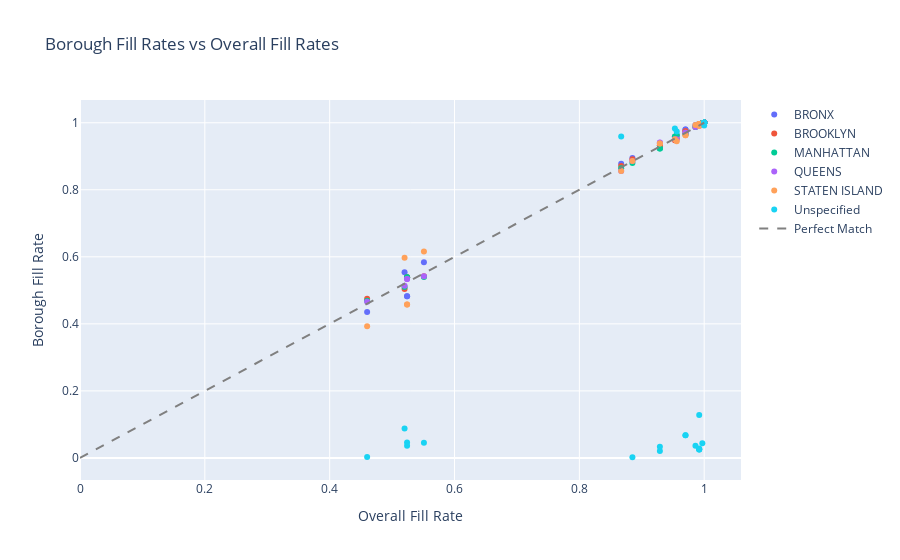
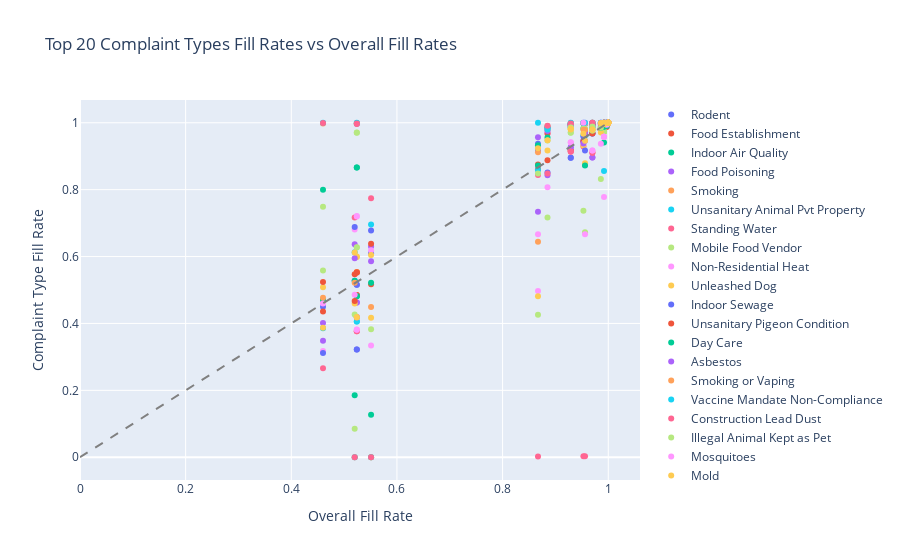

Source (notebook cell) for these figures, in order:
### Code cell
# Calculate overall fill rates
df_fill_rates = pd.DataFrame({
    'overall': df_orig.notna().sum() / len(df_orig)
}).round(3)

# Fill rates by borough
df_fill_rates_borough = df_orig.groupby('borough').apply(lambda x: x.notna().sum() / len(x)).round(3)
df_fill_rates_borough.insert(0, 'total_count', df_orig.groupby('borough').size())

# Fill rates by complaint_type
df_fill_rates_complaint = df_orig.groupby('complaint_type').apply(lambda x: x.notna().sum() / len(x)).round(3)
df_fill_rates_complaint.insert(0, 'total_count', df_orig.groupby('complaint_type').size())

# Plot 1: Borough fill rates vs overall
fig1 = go.Figure()
for borough in df_fill_rates_borough.index:
    borough_data = df_fill_rates_borough.loc[borough]
    overall_data = df_fill_rates['overall']
    
    # Get matching columns (excluding total_count)
    common_cols = [col for col in borough_data.index if col in overall_data.index and col != 'total_count']
    
    fig1.add_trace(go.Scatter(
        x=overall_data[common_cols],
        y=borough_data[common_cols],
        mode='markers',
        name=borough,
        text=common_cols,
        hovertemplate='%{text}<br>Overall: %{x}<br>' + f'{borough}: %{{y}}<extra></extra>'
    ))

fig1.add_trace(go.Scatter(
    x=[0, 1],
    y=[0, 1],
    mode='lines',
    name='Perfect Match',
    line=dict(dash='dash', color='gray')
))

fig1.update_layout(
    title='Borough Fill Rates vs Overall Fill Rates',
    xaxis_title='Overall Fill Rate',
    yaxis_title='Borough Fill Rate',
    showlegend=True
)
fig1.show()

# Plot 2: Complaint type fill rates vs overall (top 20 by count)
top_complaints = df_fill_rates_complaint.nlargest(20, 'total_count')

fig2 = go.Figure()
for complaint in top_complaints.index:
    complaint_data = top_complaints.loc[complaint]
    overall_data = df_fill_rates['overall']
    
    # Get matching columns (excluding total_count)
    common_cols = [col for col in complaint_data.index if col in overall_data.index and col != 'total_count']
    
    fig2.add_trace(go.Scatter(
        x=overall_data[common_cols],
        y=complaint_data[common_cols],
        mode='markers',
        name=complaint,
        text=common_cols,
        hovertemplate='%{text}<br>Overall: %{x}<br>' + f'{complaint}: %{{y}}<extra></extra>'
    ))

fig2.add_trace(go.Scatter(
    x=[0, 1],
    y=[0, 1],
    mode='lines',
    name='Perfect Match',
    line=dict(dash='dash', color='gray')
))

fig2.update_layout(
    title='Top 20 Complaint Types Fill Rates vs Overall Fill Rates',
    xaxis_title='Overall Fill Rate',
    yaxis_title='Complaint Type Fill Rate',
    showlegend=True
)
fig2.show()

### Figure 1 — Plotly figure (JSON) as saved in the notebook; plotly's stock layout.template omitted (floating-point values rounded to 4 significant figures)
{"data": [{"hovertemplate": "%{text}<br>Overall: %{x}<br>BRONX: %{y}<extra></extra>", "mode": "markers", "name": "BRONX", "text": ["due_date", "landmark", "intersection_street_1", "intersection_street_2", "facility_type", "cross_street_2", "cross_street_1", "bbl", "location_type", "street_name", "incident_address", "address_type", "longitude", "latitude", "x_coordinate_state_plane", "y_coordinate_state_plane", "city", "incident_zip", "resolution_description", "closed_date", "resolution_action_updated_date", "descriptor", "community_board", "park_borough", "borough", "unique_key", "created_date", "agency_name", "agency", "complaint_type", "status", "open_data_channel_type", "park_facility_name", "year", "month"], "type": "scatter", "x": [0.52, 0.46, 0.524, 0.524, 0.551, 0.929, 0.929, 0.885, 1.0, 0.97, 0.97, 0.992, 0.992, 0.992, 0.992, 0.992, 0.986, 0.997, 0.953, 0.867, 0.956, 1.0, 1.0, 1.0, 1.0, 1.0, 1.0, 1.0, 1.0, 1.0, 1.0, 1.0, 1.0, 1.0, 1.0], "y": [0.554, 0.435, 0.482, 0.482, 0.584, 0.925, 0.925, 0.895, 1.0, 0.98, 0.98, 0.995, 0.996, 0.996, 0.996, 0.996, 0.993, 0.999, 0.958, 0.878, 0.963, 1.0, 1.0, 1.0, 1.0, 1.0, 1.0, 1.0, 1.0, 1.0, 1.0, 1.0, 1.0, 1.0, 1.0]}, {"hovertemplate": "%{text}<br>Overall: %{x}<br>BROOKLYN: %{y}<extra></extra>", "mode": "markers", "name": "BROOKLYN", "text": ["due_date", "landmark", "intersection_street_1", "intersection_street_2", "facility_type", "cross_street_2", "cross_street_1", "bbl", "location_type", "street_name", "incident_address", "address_type", "longitude", "latitude", "x_coordinate_state_plane", "y_coordinate_state_plane", "city", "incident_zip", "resolution_description", "closed_date", "resolution_action_updated_date", "descriptor", "community_board", "park_borough", "borough", "unique_key", "created_date", "agency_name", "agency", "complaint_type", "status", "open_data_channel_type", "park_facility_name", "year", "month"], "type": "scatter", "x": [0.52, 0.46, 0.524, 0.524, 0.551, 0.929, 0.929, 0.885, 1.0, 0.97, 0.97, 0.992, 0.992, 0.992, 0.992, 0.992, 0.986, 0.997, 0.953, 0.867, 0.956, 1.0, 1.0, 1.0, 1.0, 1.0, 1.0, 1.0, 1.0, 1.0, 1.0, 1.0, 1.0, 1.0, 1.0], "y": [0.504, 0.475, 0.539, 0.539, 0.542, 0.933, 0.933, 0.891, 1.0, 0.975, 0.975, 0.995, 0.994, 0.994, 0.994, 0.994, 0.987, 0.999, 0.948, 0.871, 0.953, 1.0, 1.0, 1.0, 1.0, 1.0, 1.0, 1.0, 1.0, 1.0, 1.0, 1.0, 1.0, 1.0, 1.0]}, {"hovertemplate": "%{text}<br>Overall: %{x}<br>MANHATTAN: %{y}<extra></extra>", "mode": "markers", "name": "MANHATTAN", "text": ["due_date", "landmark", "intersection_street_1", "intersection_street_2", "facility_type", "cross_street_2", "cross_street_1", "bbl", "location_type", "street_name", "incident_address", "address_type", "longitude", "latitude", "x_coordinate_state_plane", "y_coordinate_state_plane", "city", "incident_zip", "resolution_description", "closed_date", "resolution_action_updated_date", "descriptor", "community_board", "park_borough", "borough", "unique_key", "created_date", "agency_name", "agency", "complaint_type", "status", "open_data_channel_type", "park_facility_name", "year", "month"], "type": "scatter", "x": [0.52, 0.46, 0.524, 0.524, 0.551, 0.929, 0.929, 0.885, 1.0, 0.97, 0.97, 0.992, 0.992, 0.992, 0.992, 0.992, 0.986, 0.997, 0.953, 0.867, 0.956, 1.0, 1.0, 1.0, 1.0, 1.0, 1.0, 1.0, 1.0, 1.0, 1.0, 1.0, 1.0, 1.0, 1.0], "y": [0.51, 0.469, 0.539, 0.539, 0.54, 0.923, 0.923, 0.88, 1.0, 0.966, 0.966, 0.995, 0.993, 0.993, 0.993, 0.993, 0.987, 0.999, 0.959, 0.864, 0.963, 1.0, 1.0, 1.0, 1.0, 1.0, 1.0, 1.0, 1.0, 1.0, 1.0, 1.0, 1.0, 1.0, 1.0]}, {"hovertemplate": "%{text}<br>Overall: %{x}<br>QUEENS: %{y}<extra></extra>", "mode": "markers", "name": "QUEENS", "text": ["due_date", "landmark", "intersection_street_1", "intersection_street_2", "facility_type", "cross_street_2", "cross_street_1", "bbl", "location_type", "street_name", "incident_address", "address_type", "longitude", "latitude", "x_coordinate_state_plane", "y_coordinate_state_plane", "city", "incident_zip", "resolution_description", "closed_date", "resolution_action_updated_date", "descriptor", "community_board", "park_borough", "borough", "unique_key", "created_date", "agency_name", "agency", "complaint_type", "status", "open_data_channel_type", "park_facility_name", "year", "month"], "type": "scatter", "x": [0.52, 0.46, 0.524, 0.524, 0.551, 0.929, 0.929, 0.885, 1.0, 0.97, 0.97, 0.992, 0.992, 0.992, 0.992, 0.992, 0.986, 0.997, 0.953, 0.867, 0.956, 1.0, 1.0, 1.0, 1.0, 1.0, 1.0, 1.0, 1.0, 1.0, 1.0, 1.0, 1.0, 1.0, 1.0], "y": [0.514, 0.466, 0.534, 0.534, 0.542, 0.941, 0.94, 0.886, 1.0, 0.97, 0.97, 0.991, 0.994, 0.994, 0.994, 0.994, 0.987, 0.998, 0.951, 0.856, 0.951, 1.0, 1.0, 1.0, 1.0, 1.0, 1.0, 1.0, 1.0, 1.0, 1.0, 1.0, 1.0, 1.0, 1.0]}, {"hovertemplate": "%{text}<br>Overall: %{x}<br>STATEN ISLAND: %{y}<extra></extra>", "mode": "markers", "name": "STATEN ISLAND", "text": ["due_date", "landmark", "intersection_street_1", "intersection_street_2", "facility_type", "cross_street_2", "cross_street_1", "bbl", "location_type", "street_name", "incident_address", "address_type", "longitude", "latitude", "x_coordinate_state_plane", "y_coordinate_state_plane", "city", "incident_zip", "resolution_description", "closed_date", "resolution_action_updated_date", "descriptor", "community_board", "park_borough", "borough", "unique_key", "created_date", "agency_name", "agency", "complaint_type", "status", "open_data_channel_type", "park_facility_name", "year", "month"], "type": "scatter", "x": [0.52, 0.46, 0.524, 0.524, 0.551, 0.929, 0.929, 0.885, 1.0, 0.97, 0.97, 0.992, 0.992, 0.992, 0.992, 0.992, 0.986, 0.997, 0.953, 0.867, 0.956, 1.0, 1.0, 1.0, 1.0, 1.0, 1.0, 1.0, 1.0, 1.0, 1.0, 1.0, 1.0, 1.0, 1.0], "y": [0.597, 0.393, 0.458, 0.458, 0.616, 0.938, 0.938, 0.886, 1.0, 0.963, 0.963, 0.99, 0.996, 0.996, 0.996, 0.996, 0.993, 0.998, 0.951, 0.856, 0.945, 1.0, 1.0, 1.0, 1.0, 1.0, 1.0, 1.0, 1.0, 1.0, 1.0, 1.0, 1.0, 1.0, 1.0]}, {"hovertemplate": "%{text}<br>Overall: %{x}<br>Unspecified: %{y}<extra></extra>", "mode": "markers", "name": "Unspecified", "text": ["due_date", "landmark", "intersection_street_1", "intersection_street_2", "facility_type", "cross_street_2", "cross_street_1", "bbl", "location_type", "street_name", "incident_address", "address_type", "longitude", "latitude", "x_coordinate_state_plane", "y_coordinate_state_plane", "city", "incident_zip", "resolution_description", "closed_date", "resolution_action_updated_date", "descriptor", "community_board", "park_borough", "borough", "unique_key", "created_date", "agency_name", "agency", "complaint_type", "status", "open_data_channel_type", "park_facility_name", "year", "month"], "type": "scatter", "x": [0.52, 0.46, 0.524, 0.524, 0.551, 0.929, 0.929, 0.885, 1.0, 0.97, 0.97, 0.992, 0.992, 0.992, 0.992, 0.992, 0.986, 0.997, 0.953, 0.867, 0.956, 1.0, 1.0, 1.0, 1.0, 1.0, 1.0, 1.0, 1.0, 1.0, 1.0, 1.0, 1.0, 1.0, 1.0], "y": [0.088, 0.003, 0.046, 0.036, 0.045, 0.021, 0.033, 0.002, 0.992, 0.068, 0.068, 0.128, 0.025, 0.025, 0.026, 0.028, 0.036, 0.044, 0.983, 0.959, 0.974, 1.0, 1.0, 1.0, 1.0, 1.0, 1.0, 1.0, 1.0, 1.0, 1.0, 1.0, 1.0, 1.0, 1.0]}, {"line": {"color": "gray", "dash": "dash"}, "mode": "lines", "name": "Perfect Match", "type": "scatter", "x": [0, 1], "y": [0, 1]}], "layout": {"showlegend": true, "title": {"text": "Borough Fill Rates vs Overall Fill Rates"}, "xaxis": {"title": {"text": "Overall Fill Rate"}}, "yaxis": {"title": {"text": "Borough Fill Rate"}}}}

### Figure 2 — Plotly figure (JSON) as saved in the notebook; plotly's stock layout.template omitted (floating-point values rounded to 4 significant figures)
{"data": [{"hovertemplate": "%{text}<br>Overall: %{x}<br>Rodent: %{y}<extra></extra>", "mode": "markers", "name": "Rodent", "text": ["due_date", "landmark", "intersection_street_1", "intersection_street_2", "facility_type", "cross_street_2", "cross_street_1", "bbl", "location_type", "street_name", "incident_address", "address_type", "longitude", "latitude", "x_coordinate_state_plane", "y_coordinate_state_plane", "city", "incident_zip", "resolution_description", "closed_date", "resolution_action_updated_date", "descriptor", "community_board", "park_borough", "borough", "unique_key", "created_date", "agency_name", "agency", "complaint_type", "status", "open_data_channel_type", "park_facility_name", "year", "month"], "type": "scatter", "x": [0.52, 0.46, 0.524, 0.524, 0.551, 0.929, 0.929, 0.885, 1.0, 0.97, 0.97, 0.992, 0.992, 0.992, 0.992, 0.992, 0.986, 0.997, 0.953, 0.867, 0.956, 1.0, 1.0, 1.0, 1.0, 1.0, 1.0, 1.0, 1.0, 1.0, 1.0, 1.0, 1.0, 1.0, 1.0], "y": [0.528, 0.45, 0.516, 0.516, 0.61, 0.895, 0.895, 0.851, 1.0, 0.968, 0.968, 0.998, 0.993, 0.993, 0.993, 0.993, 0.99, 0.999, 0.947, 0.937, 0.972, 1.0, 1.0, 1.0, 1.0, 1.0, 1.0, 1.0, 1.0, 1.0, 1.0, 1.0, 1.0, 1.0, 1.0]}, {"hovertemplate": "%{text}<br>Overall: %{x}<br>Food Establishment: %{y}<extra></extra>", "mode": "markers", "name": "Food Establishment", "text": ["due_date", "landmark", "intersection_street_1", "intersection_street_2", "facility_type", "cross_street_2", "cross_street_1", "bbl", "location_type", "street_name", "incident_address", "address_type", "longitude", "latitude", "x_coordinate_state_plane", "y_coordinate_state_plane", "city", "incident_zip", "resolution_description", "closed_date", "resolution_action_updated_date", "descriptor", "community_board", "park_borough", "borough", "unique_key", "created_date", "agency_name", "agency", "complaint_type", "status", "open_data_channel_type", "park_facility_name", "year", "month"], "type": "scatter", "x": [0.52, 0.46, 0.524, 0.524, 0.551, 0.929, 0.929, 0.885, 1.0, 0.97, 0.97, 0.992, 0.992, 0.992, 0.992, 0.992, 0.986, 0.997, 0.953, 0.867, 0.956, 1.0, 1.0, 1.0, 1.0, 1.0, 1.0, 1.0, 1.0, 1.0, 1.0, 1.0, 1.0, 1.0, 1.0], "y": [0.547, 0.436, 0.484, 0.485, 0.517, 0.917, 0.916, 0.888, 1.0, 0.968, 0.969, 0.984, 0.986, 0.986, 0.986, 0.986, 0.983, 0.987, 0.999, 0.861, 0.997, 1.0, 1.0, 1.0, 1.0, 1.0, 1.0, 1.0, 1.0, 1.0, 1.0, 1.0, 1.0, 1.0, 1.0]}, {"hovertemplate": "%{text}<br>Overall: %{x}<br>Indoor Air Quality: %{y}<extra></extra>", "mode": "markers", "name": "Indoor Air Quality", "text": ["due_date", "landmark", "intersection_street_1", "intersection_street_2", "facility_type", "cross_street_2", "cross_street_1", "bbl", "location_type", "street_name", "incident_address", "address_type", "longitude", "latitude", "x_coordinate_state_plane", "y_coordinate_state_plane", "city", "incident_zip", "resolution_description", "closed_date", "resolution_action_updated_date", "descriptor", "community_board", "park_borough", "borough", "unique_key", "created_date", "agency_name", "agency", "complaint_type", "status", "open_data_channel_type", "park_facility_name", "year", "month"], "type": "scatter", "x": [0.52, 0.46, 0.524, 0.524, 0.551, 0.929, 0.929, 0.885, 1.0, 0.97, 0.97, 0.992, 0.992, 0.992, 0.992, 0.992, 0.986, 0.997, 0.953, 0.867, 0.956, 1.0, 1.0, 1.0, 1.0, 1.0, 1.0, 1.0, 1.0, 1.0, 1.0, 1.0, 1.0, 1.0, 1.0], "y": [0.528, 0.47, 0.481, 0.481, 0.522, 0.996, 0.995, 0.986, 1.0, 0.997, 0.997, 1.0, 0.999, 0.999, 0.999, 0.999, 0.999, 1.0, 0.983, 0.933, 0.962, 1.0, 1.0, 1.0, 1.0, 1.0, 1.0, 1.0, 1.0, 1.0, 1.0, 1.0, 1.0, 1.0, 1.0]}, {"hovertemplate": "%{text}<br>Overall: %{x}<br>Food Poisoning: %{y}<extra></extra>", "mode": "markers", "name": "Food Poisoning", "text": ["due_date", "landmark", "intersection_street_1", "intersection_street_2", "facility_type", "cross_street_2", "cross_street_1", "bbl", "location_type", "street_name", "incident_address", "address_type", "longitude", "latitude", "x_coordinate_state_plane", "y_coordinate_state_plane", "city", "incident_zip", "resolution_description", "closed_date", "resolution_action_updated_date", "descriptor", "community_board", "park_borough", "borough", "unique_key", "created_date", "agency_name", "agency", "complaint_type", "status", "open_data_channel_type", "park_facility_name", "year", "month"], "type": "scatter", "x": [0.52, 0.46, 0.524, 0.524, 0.551, 0.929, 0.929, 0.885, 1.0, 0.97, 0.97, 0.992, 0.992, 0.992, 0.992, 0.992, 0.986, 0.997, 0.953, 0.867, 0.956, 1.0, 1.0, 1.0, 1.0, 1.0, 1.0, 1.0, 1.0, 1.0, 1.0, 1.0, 1.0, 1.0, 1.0], "y": [0.637, 0.348, 0.463, 0.463, 0.63, 0.927, 0.926, 0.843, 1.0, 0.896, 0.896, 0.997, 0.99, 0.99, 0.99, 0.99, 0.988, 0.993, 0.945, 0.734, 0.946, 1.0, 1.0, 1.0, 1.0, 1.0, 1.0, 1.0, 1.0, 1.0, 1.0, 1.0, 1.0, 1.0, 1.0]}, {"hovertemplate": "%{text}<br>Overall: %{x}<br>Smoking: %{y}<extra></extra>", "mode": "markers", "name": "Smoking", "text": ["due_date", "landmark", "intersection_street_1", "intersection_street_2", "facility_type", "cross_street_2", "cross_street_1", "bbl", "location_type", "street_name", "incident_address", "address_type", "longitude", "latitude", "x_coordinate_state_plane", "y_coordinate_state_plane", "city", "incident_zip", "resolution_description", "closed_date", "resolution_action_updated_date", "descriptor", "community_board", "park_borough", "borough", "unique_key", "created_date", "agency_name", "agency", "complaint_type", "status", "open_data_channel_type", "park_facility_name", "year", "month"], "type": "scatter", "x": [0.52, 0.46, 0.524, 0.524, 0.551, 0.929, 0.929, 0.885, 1.0, 0.97, 0.97, 0.992, 0.992, 0.992, 0.992, 0.992, 0.986, 0.997, 0.953, 0.867, 0.956, 1.0, 1.0, 1.0, 1.0, 1.0, 1.0, 1.0, 1.0, 1.0, 1.0, 1.0, 1.0, 1.0, 1.0], "y": [0.522, 0.477, 0.554, 0.554, 0.449, 0.994, 0.993, 0.979, 1.0, 0.994, 0.994, 0.998, 0.998, 0.998, 0.998, 0.998, 0.999, 1.0, 0.999, 0.644, 0.999, 1.0, 1.0, 1.0, 1.0, 1.0, 1.0, 1.0, 1.0, 1.0, 1.0, 1.0, 1.0, 1.0, 1.0]}, {"hovertemplate": "%{text}<br>Overall: %{x}<br>Unsanitary Animal Pvt Property: %{y}<extra></extra>", "mode": "markers", "name": "Unsanitary Animal Pvt Property", "text": ["due_date", "landmark", "intersection_street_1", "intersection_street_2", "facility_type", "cross_street_2", "cross_street_1", "bbl", "location_type", "street_name", "incident_address", "address_type", "longitude", "latitude", "x_coordinate_state_plane", "y_coordinate_state_plane", "city", "incident_zip", "resolution_description", "closed_date", "resolution_action_updated_date", "descriptor", "community_board", "park_borough", "borough", "unique_key", "created_date", "agency_name", "agency", "complaint_type", "status", "open_data_channel_type", "park_facility_name", "year", "month"], "type": "scatter", "x": [0.52, 0.46, 0.524, 0.524, 0.551, 0.929, 0.929, 0.885, 1.0, 0.97, 0.97, 0.992, 0.992, 0.992, 0.992, 0.992, 0.986, 0.997, 0.953, 0.867, 0.956, 1.0, 1.0, 1.0, 1.0, 1.0, 1.0, 1.0, 1.0, 1.0, 1.0, 1.0, 1.0, 1.0, 1.0], "y": [0.613, 0.386, 0.406, 0.406, 0.696, 0.996, 0.996, 0.983, 1.0, 0.997, 0.997, 0.999, 0.999, 0.999, 0.999, 0.999, 0.999, 1.0, 0.962, 0.859, 0.978, 1.0, 1.0, 1.0, 1.0, 1.0, 1.0, 1.0, 1.0, 1.0, 1.0, 1.0, 1.0, 1.0, 1.0]}, {"hovertemplate": "%{text}<br>Overall: %{x}<br>Standing Water: %{y}<extra></extra>", "mode": "markers", "name": "Standing Water", "text": ["due_date", "landmark", "intersection_street_1", "intersection_street_2", "facility_type", "cross_street_2", "cross_street_1", "bbl", "location_type", "street_name", "incident_address", "address_type", "longitude", "latitude", "x_coordinate_state_plane", "y_coordinate_state_plane", "city", "incident_zip", "resolution_description", "closed_date", "resolution_action_updated_date", "descriptor", "community_board", "park_borough", "borough", "unique_key", "created_date", "agency_name", "agency", "complaint_type", "status", "open_data_channel_type", "park_facility_name", "year", "month"], "type": "scatter", "x": [0.52, 0.46, 0.524, 0.524, 0.551, 0.929, 0.929, 0.885, 1.0, 0.97, 0.97, 0.992, 0.992, 0.992, 0.992, 0.992, 0.986, 0.997, 0.953, 0.867, 0.956, 1.0, 1.0, 1.0, 1.0, 1.0, 1.0, 1.0, 1.0, 1.0, 1.0, 1.0, 1.0, 1.0, 1.0], "y": [0.717, 0.266, 0.377, 0.377, 0.774, 0.913, 0.914, 0.848, 1.0, 0.91, 0.91, 0.994, 0.992, 0.992, 0.992, 0.992, 0.987, 0.996, 0.929, 0.844, 0.874, 1.0, 1.0, 1.0, 1.0, 1.0, 1.0, 1.0, 1.0, 1.0, 1.0, 1.0, 1.0, 1.0, 1.0]}, {"hovertemplate": "%{text}<br>Overall: %{x}<br>Mobile Food Vendor: %{y}<extra></extra>", "mode": "markers", "name": "Mobile Food Vendor", "text": ["due_date", "landmark", "intersection_street_1", "intersection_street_2", "facility_type", "cross_street_2", "cross_street_1", "bbl", "location_type", "street_name", "incident_address", "address_type", "longitude", "latitude", "x_coordinate_state_plane", "y_coordinate_state_plane", "city", "incident_zip", "resolution_description", "closed_date", "resolution_action_updated_date", "descriptor", "community_board", "park_borough", "borough", "unique_key", "created_date", "agency_name", "agency", "complaint_type", "status", "open_data_channel_type", "park_facility_name", "year", "month"], "type": "scatter", "x": [0.52, 0.46, 0.524, 0.524, 0.551, 0.929, 0.929, 0.885, 1.0, 0.97, 0.97, 0.992, 0.992, 0.992, 0.992, 0.992, 0.986, 0.997, 0.953, 0.867, 0.956, 1.0, 1.0, 1.0, 1.0, 1.0, 1.0, 1.0, 1.0, 1.0, 1.0, 1.0, 1.0, 1.0, 1.0], "y": [0.085, 0.749, 0.971, 0.97, 0.0, 0.97, 0.971, 0.717, 1.0, 0.977, 0.977, 1.0, 0.973, 0.973, 0.973, 0.973, 0.832, 0.999, 0.983, 0.848, 0.983, 1.0, 1.0, 1.0, 1.0, 1.0, 1.0, 1.0, 1.0, 1.0, 1.0, 1.0, 1.0, 1.0, 1.0]}, {"hovertemplate": "%{text}<br>Overall: %{x}<br>Non-Residential Heat: %{y}<extra></extra>", "mode": "markers", "name": "Non-Residential Heat", "text": ["due_date", "landmark", "intersection_street_1", "intersection_street_2", "facility_type", "cross_street_2", "cross_street_1", "bbl", "location_type", "street_name", "incident_address", "address_type", "longitude", "latitude", "x_coordinate_state_plane", "y_coordinate_state_plane", "city", "incident_zip", "resolution_description", "closed_date", "resolution_action_updated_date", "descriptor", "community_board", "park_borough", "borough", "unique_key", "created_date", "agency_name", "agency", "complaint_type", "status", "open_data_channel_type", "park_facility_name", "year", "month"], "type": "scatter", "x": [0.52, 0.46, 0.524, 0.524, 0.551, 0.929, 0.929, 0.885, 1.0, 0.97, 0.97, 0.992, 0.992, 0.992, 0.992, 0.992, 0.986, 0.997, 0.953, 0.867, 0.956, 1.0, 1.0, 1.0, 1.0, 1.0, 1.0, 1.0, 1.0, 1.0, 1.0, 1.0, 1.0, 1.0, 1.0], "y": [0.681, 0.318, 0.382, 0.381, 0.619, 0.994, 0.995, 0.968, 1.0, 0.998, 0.998, 0.991, 0.997, 0.997, 0.997, 0.997, 1.0, 1.0, 1.0, 0.497, 1.0, 1.0, 1.0, 1.0, 1.0, 1.0, 1.0, 1.0, 1.0, 1.0, 1.0, 1.0, 1.0, 1.0, 1.0]}, {"hovertemplate": "%{text}<br>Overall: %{x}<br>Unleashed Dog: %{y}<extra></extra>", "mode": "markers", "name": "Unleashed Dog", "text": ["due_date", "landmark", "intersection_street_1", "intersection_street_2", "facility_type", "cross_street_2", "cross_street_1", "bbl", "location_type", "street_name", "incident_address", "address_type", "longitude", "latitude", "x_coordinate_state_plane", "y_coordinate_state_plane", "city", "incident_zip", "resolution_description", "closed_date", "resolution_action_updated_date", "descriptor", "community_board", "park_borough", "borough", "unique_key", "created_date", "agency_name", "agency", "complaint_type", "status", "open_data_channel_type", "park_facility_name", "year", "month"], "type": "scatter", "x": [0.52, 0.46, 0.524, 0.524, 0.551, 0.929, 0.929, 0.885, 1.0, 0.97, 0.97, 0.992, 0.992, 0.992, 0.992, 0.992, 0.986, 0.997, 0.953, 0.867, 0.956, 1.0, 1.0, 1.0, 1.0, 1.0, 1.0, 1.0, 1.0, 1.0, 1.0, 1.0, 1.0, 1.0, 1.0], "y": [0.46, 0.508, 0.599, 0.6, 0.417, 0.981, 0.98, 0.917, 1.0, 0.98, 0.98, 0.999, 0.993, 0.993, 0.993, 0.993, 0.971, 0.999, 0.932, 0.481, 0.879, 1.0, 1.0, 1.0, 1.0, 1.0, 1.0, 1.0, 1.0, 1.0, 1.0, 1.0, 1.0, 1.0, 1.0]}, {"hovertemplate": "%{text}<br>Overall: %{x}<br>Indoor Sewage: %{y}<extra></extra>", "mode": "markers", "name": "Indoor Sewage", "text": ["due_date", "landmark", "intersection_street_1", "intersection_street_2", "facility_type", "cross_street_2", "cross_street_1", "bbl", "location_type", "street_name", "incident_address", "address_type", "longitude", "latitude", "x_coordinate_state_plane", "y_coordinate_state_plane", "city", "incident_zip", "resolution_description", "closed_date", "resolution_action_updated_date", "descriptor", "community_board", "park_borough", "borough", "unique_key", "created_date", "agency_name", "agency", "complaint_type", "status", "open_data_channel_type", "park_facility_name", "year", "month"], "type": "scatter", "x": [0.52, 0.46, 0.524, 0.524, 0.551, 0.929, 0.929, 0.885, 1.0, 0.97, 0.97, 0.992, 0.992, 0.992, 0.992, 0.992, 0.986, 0.997, 0.953, 0.867, 0.956, 1.0, 1.0, 1.0, 1.0, 1.0, 1.0, 1.0, 1.0, 1.0, 1.0, 1.0, 1.0, 1.0, 1.0], "y": [0.688, 0.312, 0.322, 0.322, 0.678, 0.997, 0.998, 0.987, 1.0, 0.999, 0.999, 0.999, 0.999, 0.999, 0.999, 0.999, 1.0, 1.0, 0.959, 0.916, 0.917, 1.0, 1.0, 1.0, 1.0, 1.0, 1.0, 1.0, 1.0, 1.0, 1.0, 1.0, 1.0, 1.0, 1.0]}, {"hovertemplate": "%{text}<br>Overall: %{x}<br>Unsanitary Pigeon Condition: %{y}<extra></extra>", "mode": "markers", "name": "Unsanitary Pigeon Condition", "text": ["due_date", "landmark", "intersection_street_1", "intersection_street_2", "facility_type", "cross_street_2", "cross_street_1", "bbl", "location_type", "street_name", "incident_address", "address_type", "longitude", "latitude", "x_coordinate_state_plane", "y_coordinate_state_plane", "city", "incident_zip", "resolution_description", "closed_date", "resolution_action_updated_date", "descriptor", "community_board", "park_borough", "borough", "unique_key", "created_date", "agency_name", "agency", "complaint_type", "status", "open_data_channel_type", "park_facility_name", "year", "month"], "type": "scatter", "x": [0.52, 0.46, 0.524, 0.524, 0.551, 0.929, 0.929, 0.885, 1.0, 0.97, 0.97, 0.992, 0.992, 0.992, 0.992, 0.992, 0.986, 0.997, 0.953, 0.867, 0.956, 1.0, 1.0, 1.0, 1.0, 1.0, 1.0, 1.0, 1.0, 1.0, 1.0, 1.0, 1.0, 1.0, 1.0], "y": [0.467, 0.524, 0.552, 0.552, 0.638, 0.993, 0.993, 0.968, 1.0, 0.993, 0.993, 0.999, 0.996, 0.996, 0.996, 0.996, 0.995, 0.999, 0.944, 0.875, 0.97, 1.0, 1.0, 1.0, 1.0, 1.0, 1.0, 1.0, 1.0, 1.0, 1.0, 1.0, 1.0, 1.0, 1.0]}, {"hovertemplate": "%{text}<br>Overall: %{x}<br>Day Care: %{y}<extra></extra>", "mode": "markers", "name": "Day Care", "text": ["due_date", "landmark", "intersection_street_1", "intersection_street_2", "facility_type", "cross_street_2", "cross_street_1", "bbl", "location_type", "street_name", "incident_address", "address_type", "longitude", "latitude", "x_coordinate_state_plane", "y_coordinate_state_plane", "city", "incident_zip", "resolution_description", "closed_date", "resolution_action_updated_date", "descriptor", "community_board", "park_borough", "borough", "unique_key", "created_date", "agency_name", "agency", "complaint_type", "status", "open_data_channel_type", "park_facility_name", "year", "month"], "type": "scatter", "x": [0.52, 0.46, 0.524, 0.524, 0.551, 0.929, 0.929, 0.885, 1.0, 0.97, 0.97, 0.992, 0.992, 0.992, 0.992, 0.992, 0.986, 0.997, 0.953, 0.867, 0.956, 1.0, 1.0, 1.0, 1.0, 1.0, 1.0, 1.0, 1.0, 1.0, 1.0, 1.0, 1.0, 1.0, 1.0], "y": [0.185, 0.8, 0.866, 0.866, 0.127, 0.987, 0.987, 0.956, 1.0, 0.987, 0.987, 0.941, 0.989, 0.989, 0.989, 0.989, 0.985, 0.99, 0.999, 0.872, 0.872, 1.0, 1.0, 1.0, 1.0, 1.0, 1.0, 1.0, 1.0, 1.0, 1.0, 1.0, 1.0, 1.0, 1.0]}, {"hovertemplate": "%{text}<br>Overall: %{x}<br>Asbestos: %{y}<extra></extra>", "mode": "markers", "name": "Asbestos", "text": ["due_date", "landmark", "intersection_street_1", "intersection_street_2", "facility_type", "cross_street_2", "cross_street_1", "bbl", "location_type", "street_name", "incident_address", "address_type", "longitude", "latitude", "x_coordinate_state_plane", "y_coordinate_state_plane", "city", "incident_zip", "resolution_description", "closed_date", "resolution_action_updated_date", "descriptor", "community_board", "park_borough", "borough", "unique_key", "created_date", "agency_name", "agency", "complaint_type", "status", "open_data_channel_type", "park_facility_name", "year", "month"], "type": "scatter", "x": [0.52, 0.46, 0.524, 0.524, 0.551, 0.929, 0.929, 0.885, 1.0, 0.97, 0.97, 0.992, 0.992, 0.992, 0.992, 0.992, 0.986, 0.997, 0.953, 0.867, 0.956, 1.0, 1.0, 1.0, 1.0, 1.0, 1.0, 1.0, 1.0, 1.0, 1.0, 1.0, 1.0, 1.0, 1.0], "y": [0.595, 0.401, 0.418, 0.419, 0.586, 0.991, 0.992, 0.975, 1.0, 0.991, 0.991, 1.0, 0.999, 0.999, 0.999, 0.999, 0.997, 1.0, 0.938, 0.957, 0.97, 1.0, 1.0, 1.0, 1.0, 1.0, 1.0, 1.0, 1.0, 1.0, 1.0, 1.0, 1.0, 1.0, 1.0]}, {"hovertemplate": "%{text}<br>Overall: %{x}<br>Smoking or Vaping: %{y}<extra></extra>", "mode": "markers", "name": "Smoking or Vaping", "text": ["due_date", "landmark", "intersection_street_1", "intersection_street_2", "facility_type", "cross_street_2", "cross_street_1", "bbl", "location_type", "street_name", "incident_address", "address_type", "longitude", "latitude", "x_coordinate_state_plane", "y_coordinate_state_plane", "city", "incident_zip", "resolution_description", "closed_date", "resolution_action_updated_date", "descriptor", "community_board", "park_borough", "borough", "unique_key", "created_date", "agency_name", "agency", "complaint_type", "status", "open_data_channel_type", "park_facility_name", "year", "month"], "type": "scatter", "x": [0.52, 0.46, 0.524, 0.524, 0.551, 0.929, 0.929, 0.885, 1.0, 0.97, 0.97, 0.992, 0.992, 0.992, 0.992, 0.992, 0.986, 0.997, 0.953, 0.867, 0.956, 1.0, 1.0, 1.0, 1.0, 1.0, 1.0, 1.0, 1.0, 1.0, 1.0, 1.0, 1.0, 1.0, 1.0], "y": [0.0, 0.998, 0.998, 0.999, 0.0, 0.999, 0.998, 0.99, 1.0, 1.0, 1.0, 1.0, 1.0, 1.0, 1.0, 1.0, 0.998, 1.0, 0.979, 0.912, 0.979, 1.0, 1.0, 1.0, 1.0, 1.0, 1.0, 1.0, 1.0, 1.0, 1.0, 1.0, 1.0, 1.0, 1.0]}, {"hovertemplate": "%{text}<br>Overall: %{x}<br>Vaccine Mandate Non-Compliance: %{y}<extra></extra>", "mode": "markers", "name": "Vaccine Mandate Non-Compliance", "text": ["due_date", "landmark", "intersection_street_1", "intersection_street_2", "facility_type", "cross_street_2", "cross_street_1", "bbl", "location_type", "street_name", "incident_address", "address_type", "longitude", "latitude", "x_coordinate_state_plane", "y_coordinate_state_plane", "city", "incident_zip", "resolution_description", "closed_date", "resolution_action_updated_date", "descriptor", "community_board", "park_borough", "borough", "unique_key", "created_date", "agency_name", "agency", "complaint_type", "status", "open_data_channel_type", "park_facility_name", "year", "month"], "type": "scatter", "x": [0.52, 0.46, 0.524, 0.524, 0.551, 0.929, 0.929, 0.885, 1.0, 0.97, 0.97, 0.992, 0.992, 0.992, 0.992, 0.992, 0.986, 0.997, 0.953, 0.867, 0.956, 1.0, 1.0, 1.0, 1.0, 1.0, 1.0, 1.0, 1.0, 1.0, 1.0, 1.0, 1.0, 1.0, 1.0], "y": [0.0, 1.0, 0.997, 1.0, 0.0, 1.0, 0.997, 0.98, 1.0, 1.0, 1.0, 0.856, 1.0, 1.0, 1.0, 1.0, 1.0, 1.0, 1.0, 1.0, 1.0, 1.0, 1.0, 1.0, 1.0, 1.0, 1.0, 1.0, 1.0, 1.0, 1.0, 1.0, 1.0, 1.0, 1.0]}, {"hovertemplate": "%{text}<br>Overall: %{x}<br>Construction Lead Dust: %{y}<extra></extra>", "mode": "markers", "name": "Construction Lead Dust", "text": ["due_date", "landmark", "intersection_street_1", "intersection_street_2", "facility_type", "cross_street_2", "cross_street_1", "bbl", "location_type", "street_name", "incident_address", "address_type", "longitude", "latitude", "x_coordinate_state_plane", "y_coordinate_state_plane", "city", "incident_zip", "resolution_description", "closed_date", "resolution_action_updated_date", "descriptor", "community_board", "park_borough", "borough", "unique_key", "created_date", "agency_name", "agency", "complaint_type", "status", "open_data_channel_type", "park_facility_name", "year", "month"], "type": "scatter", "x": [0.52, 0.46, 0.524, 0.524, 0.551, 0.929, 0.929, 0.885, 1.0, 0.97, 0.97, 0.992, 0.992, 0.992, 0.992, 0.992, 0.986, 0.997, 0.953, 0.867, 0.956, 1.0, 1.0, 1.0, 1.0, 1.0, 1.0, 1.0, 1.0, 1.0, 1.0, 1.0, 1.0, 1.0, 1.0], "y": [0.0, 0.999, 0.996, 0.998, 0.0, 0.998, 0.996, 0.991, 1.0, 1.0, 1.0, 0.999, 1.0, 1.0, 1.0, 1.0, 0.999, 1.0, 0.003, 0.002, 0.003, 1.0, 1.0, 1.0, 1.0, 1.0, 1.0, 1.0, 1.0, 1.0, 1.0, 1.0, 1.0, 1.0, 1.0]}, {"hovertemplate": "%{text}<br>Overall: %{x}<br>Illegal Animal Kept as Pet: %{y}<extra></extra>", "mode": "markers", "name": "Illegal Animal Kept as Pet", "text": ["due_date", "landmark", "intersection_street_1", "intersection_street_2", "facility_type", "cross_street_2", "cross_street_1", "bbl", "location_type", "street_name", "incident_address", "address_type", "longitude", "latitude", "x_coordinate_state_plane", "y_coordinate_state_plane", "city", "incident_zip", "resolution_description", "closed_date", "resolution_action_updated_date", "descriptor", "community_board", "park_borough", "borough", "unique_key", "created_date", "agency_name", "agency", "complaint_type", "status", "open_data_channel_type", "park_facility_name", "year", "month"], "type": "scatter", "x": [0.52, 0.46, 0.524, 0.524, 0.551, 0.929, 0.929, 0.885, 1.0, 0.97, 0.97, 0.992, 0.992, 0.992, 0.992, 0.992, 0.986, 0.997, 0.953, 0.867, 0.956, 1.0, 1.0, 1.0, 1.0, 1.0, 1.0, 1.0, 1.0, 1.0, 1.0, 1.0, 1.0, 1.0, 1.0], "y": [0.427, 0.558, 0.628, 0.627, 0.383, 0.985, 0.986, 0.947, 1.0, 0.988, 0.988, 1.0, 0.997, 0.997, 0.997, 0.997, 0.985, 0.999, 0.737, 0.426, 0.673, 1.0, 1.0, 1.0, 1.0, 1.0, 1.0, 1.0, 1.0, 1.0, 1.0, 1.0, 1.0, 1.0, 1.0]}, {"hovertemplate": "%{text}<br>Overall: %{x}<br>Mosquitoes: %{y}<extra></extra>", "mode": "markers", "name": "Mosquitoes", "text": ["due_date", "landmark", "intersection_street_1", "intersection_street_2", "facility_type", "cross_street_2", "cross_street_1", "bbl", "location_type", "street_name", "incident_address", "address_type", "longitude", "latitude", "x_coordinate_state_plane", "y_coordinate_state_plane", "city", "incident_zip", "resolution_description", "closed_date", "resolution_action_updated_date", "descriptor", "community_board", "park_borough", "borough", "unique_key", "created_date", "agency_name", "agency", "complaint_type", "status", "open_data_channel_type", "park_facility_name", "year", "month"], "type": "scatter", "x": [0.52, 0.46, 0.524, 0.524, 0.551, 0.929, 0.929, 0.885, 1.0, 0.97, 0.97, 0.992, 0.992, 0.992, 0.992, 0.992, 0.986, 0.997, 0.953, 0.867, 0.956, 1.0, 1.0, 1.0, 1.0, 1.0, 1.0, 1.0, 1.0, 1.0, 1.0, 1.0, 1.0, 1.0, 1.0], "y": [0.486, 0.46, 0.721, 0.72, 0.334, 0.941, 0.942, 0.807, 1.0, 0.917, 0.917, 0.778, 0.958, 0.958, 0.958, 0.958, 0.937, 0.994, 1.0, 0.667, 0.667, 1.0, 1.0, 1.0, 1.0, 1.0, 1.0, 1.0, 1.0, 1.0, 1.0, 1.0, 1.0, 1.0, 1.0]}, {"hovertemplate": "%{text}<br>Overall: %{x}<br>Mold: %{y}<extra></extra>", "mode": "markers", "name": "Mold", "text": ["due_date", "landmark", "intersection_street_1", "intersection_street_2", "facility_type", "cross_street_2", "cross_street_1", "bbl", "location_type", "street_name", "incident_address", "address_type", "longitude", "latitude", "x_coordinate_state_plane", "y_coordinate_state_plane", "city", "incident_zip", "resolution_description", "closed_date", "resolution_action_updated_date", "descriptor", "community_board", "park_borough", "borough", "unique_key", "created_date", "agency_name", "agency", "complaint_type", "status", "open_data_channel_type", "park_facility_name", "year", "month"], "type": "scatter", "x": [0.52, 0.46, 0.524, 0.524, 0.551, 0.929, 0.929, 0.885, 1.0, 0.97, 0.97, 0.992, 0.992, 0.992, 0.992, 0.992, 0.986, 0.997, 0.953, 0.867, 0.956, 1.0, 1.0, 1.0, 1.0, 1.0, 1.0, 1.0, 1.0, 1.0, 1.0, 1.0, 1.0, 1.0, 1.0], "y": [0.612, 0.387, 0.419, 0.418, 0.605, 0.982, 0.982, 0.948, 1.0, 0.98, 0.98, 0.999, 0.997, 0.997, 0.997, 0.997, 0.999, 0.999, 0.967, 0.924, 0.946, 1.0, 1.0, 1.0, 1.0, 1.0, 1.0, 1.0, 1.0, 1.0, 1.0, 1.0, 1.0, 1.0, 1.0]}, {"line": {"color": "gray", "dash": "dash"}, "mode": "lines", "name": "Perfect Match", "type": "scatter", "x": [0, 1], "y": [0, 1]}], "layout": {"showlegend": true, "title": {"text": "Top 20 Complaint Types Fill Rates vs Overall Fill Rates"}, "xaxis": {"title": {"text": "Overall Fill Rate"}}, "yaxis": {"title": {"text": "Complaint Type Fill Rate"}}}}
